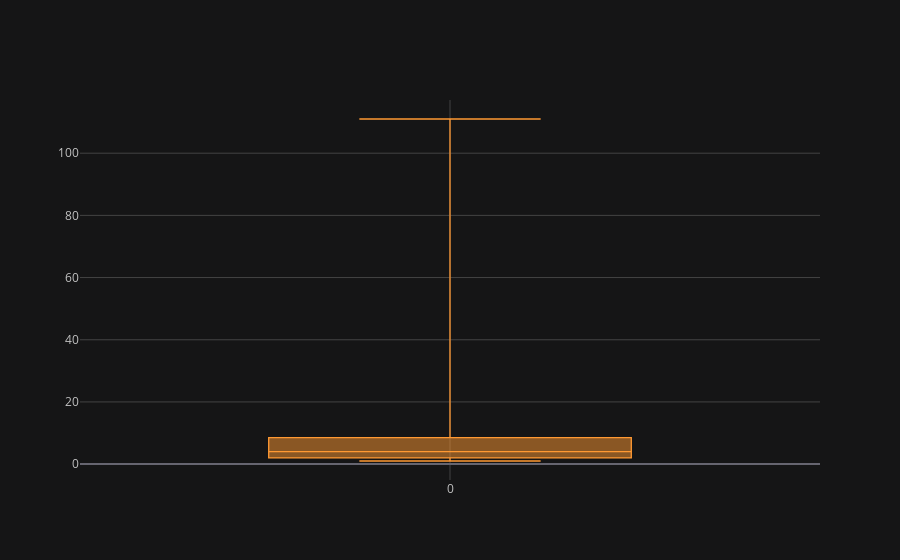

Notebook code for this chart:
### Code cell
df1 = pd.DataFrame([1,2,1,2,4,5,8,10,11,2,1,3,4,5,2,110,111])
df1.iplot(kind="box")

### Figure 1 — Plotly figure (JSON) as saved in the notebook; plotly's stock layout.template omitted (floating-point values rounded to 4 significant figures)
{"data": [{"boxpoints": false, "line": {"width": 1.3}, "marker": {"color": "rgba(255, 153, 51, 1.0)"}, "name": "0", "orientation": "v", "type": "box", "y": [1, 2, 1, 2, 4, 5, 8, 10, 11, 2, 1, 3, 4, 5, 2, 110, 111]}], "layout": {"legend": {"bgcolor": "#151516", "font": {"color": "#D9D9D9"}}, "paper_bgcolor": "#151516", "plot_bgcolor": "#151516", "title": {"font": {"color": "#D9D9D9"}}, "xaxis": {"gridcolor": "#434343", "showgrid": true, "tickfont": {"color": "#C2C2C2"}, "title": {"font": {"color": "#D9D9D9"}, "text": ""}, "zerolinecolor": "#666570"}, "yaxis": {"gridcolor": "#434343", "showgrid": true, "tickfont": {"color": "#C2C2C2"}, "title": {"font": {"color": "#D9D9D9"}, "text": ""}, "zerolinecolor": "#666570"}}}
